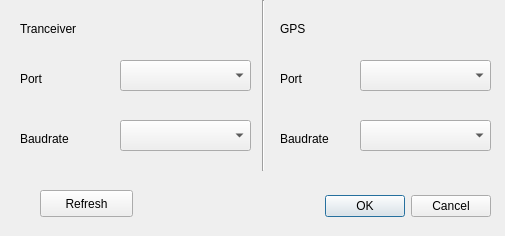
<?xml version="1.0" encoding="UTF-8"?>
<ui version="4.0">
 <class>SetupSerialPortDialog</class>
 <widget class="QDialog" name="SetupSerialPortDialog">
  <property name="geometry">
   <rect>
    <x>0</x>
    <y>0</y>
    <width>505</width>
    <height>236</height>
   </rect>
  </property>
  <property name="windowTitle">
   <string>Dialog</string>
  </property>
  <widget class="QDialogButtonBox" name="buttonBox">
   <property name="geometry">
    <rect>
     <x>150</x>
     <y>190</y>
     <width>341</width>
     <height>32</height>
    </rect>
   </property>
   <property name="orientation">
    <enum>Qt::Horizontal</enum>
   </property>
   <property name="standardButtons">
    <set>QDialogButtonBox::Cancel|QDialogButtonBox::Ok</set>
   </property>
  </widget>
  <widget class="QComboBox" name="boxTranceiverPort">
   <property name="geometry">
    <rect>
     <x>120</x>
     <y>60</y>
     <width>131</width>
     <height>31</height>
    </rect>
   </property>
  </widget>
  <widget class="QComboBox" name="boxTranceiverBaudrate">
   <property name="geometry">
    <rect>
     <x>120</x>
     <y>120</y>
     <width>131</width>
     <height>31</height>
    </rect>
   </property>
  </widget>
  <widget class="QLabel" name="label">
   <property name="geometry">
    <rect>
     <x>20</x>
     <y>20</y>
     <width>81</width>
     <height>17</height>
    </rect>
   </property>
   <property name="text">
    <string>Tranceiver</string>
   </property>
  </widget>
  <widget class="QLabel" name="label_2">
   <property name="geometry">
    <rect>
     <x>20</x>
     <y>70</y>
     <width>62</width>
     <height>17</height>
    </rect>
   </property>
   <property name="text">
    <string>Port</string>
   </property>
  </widget>
  <widget class="QLabel" name="label_3">
   <property name="geometry">
    <rect>
     <x>20</x>
     <y>130</y>
     <width>71</width>
     <height>17</height>
    </rect>
   </property>
   <property name="text">
    <string>Baudrate</string>
   </property>
  </widget>
  <widget class="Line" name="line">
   <property name="geometry">
    <rect>
     <x>253</x>
     <y>0</y>
     <width>20</width>
     <height>171</height>
    </rect>
   </property>
   <property name="orientation">
    <enum>Qt::Vertical</enum>
   </property>
  </widget>
  <widget class="QLabel" name="label_4">
   <property name="geometry">
    <rect>
     <x>280</x>
     <y>20</y>
     <width>62</width>
     <height>17</height>
    </rect>
   </property>
   <property name="text">
    <string>GPS</string>
   </property>
  </widget>
  <widget class="QLabel" name="label_5">
   <property name="geometry">
    <rect>
     <x>280</x>
     <y>70</y>
     <width>51</width>
     <height>17</height>
    </rect>
   </property>
   <property name="text">
    <string>Port</string>
   </property>
  </widget>
  <widget class="QLabel" name="label_6">
   <property name="geometry">
    <rect>
     <x>280</x>
     <y>130</y>
     <width>81</width>
     <height>17</height>
    </rect>
   </property>
   <property name="text">
    <string>Baudrate</string>
   </property>
  </widget>
  <widget class="QComboBox" name="boxGpsPort">
   <property name="geometry">
    <rect>
     <x>360</x>
     <y>60</y>
     <width>131</width>
     <height>31</height>
    </rect>
   </property>
  </widget>
  <widget class="QComboBox" name="boxGpsBaudrate">
   <property name="geometry">
    <rect>
     <x>360</x>
     <y>120</y>
     <width>131</width>
     <height>31</height>
    </rect>
   </property>
  </widget>
  <widget class="QPushButton" name="btnRefresh">
   <property name="geometry">
    <rect>
     <x>40</x>
     <y>190</y>
     <width>93</width>
     <height>27</height>
    </rect>
   </property>
   <property name="text">
    <string>Refresh</string>
   </property>
  </widget>
 </widget>
 <resources/>
 <connections>
  <connection>
   <sender>buttonBox</sender>
   <signal>accepted()</signal>
   <receiver>SetupSerialPortDialog</receiver>
   <slot>accept()</slot>
   <hints>
    <hint type="sourcelabel">
     <x>248</x>
     <y>254</y>
    </hint>
    <hint type="destinationlabel">
     <x>157</x>
     <y>274</y>
    </hint>
   </hints>
  </connection>
  <connection>
   <sender>buttonBox</sender>
   <signal>rejected()</signal>
   <receiver>SetupSerialPortDialog</receiver>
   <slot>reject()</slot>
   <hints>
    <hint type="sourcelabel">
     <x>316</x>
     <y>260</y>
    </hint>
    <hint type="destinationlabel">
     <x>286</x>
     <y>274</y>
    </hint>
   </hints>
  </connection>
 </connections>
</ui>
